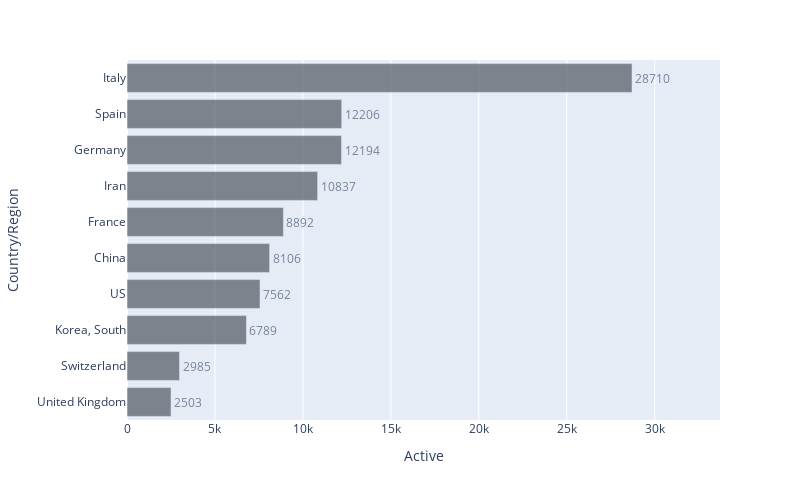

Source (notebook cell):
### Markdown cell above
### Actifs

### Code cell
top10Active = px.bar(classement.sort_values('Active', ascending=False).head(10).sort_values('Active', ascending=True), 
             x="Active", y="Country/Region", text='Active', orientation='h', 
             width=800, height=500, range_x = [0, max(classement['Active'])+5000])
top10Active.update_traces(marker_color=colorGrey, opacity=0.6, textposition='outside')
top10Active.show()

### Figure 1 — Plotly figure (JSON) as saved in the notebook; plotly's stock layout.template omitted (floating-point values rounded to 4 significant figures)
{"data": [{"alignmentgroup": "True", "hoverlabel": {"namelength": 0}, "hovertemplate": "Active=%{text}<br>Country/Region=%{y}", "legendgroup": "", "marker": {"color": "#393e46"}, "name": "", "offsetgroup": "", "opacity": 0.6, "orientation": "h", "showlegend": false, "text": [2503, 2985, 6789, 7562, 8106, 8892, 10837, 12194, 12206, 28710], "textposition": "outside", "type": "bar", "x": [2503, 2985, 6789, 7562, 8106, 8892, 10837, 12194, 12206, 28710], "xaxis": "x", "y": ["United Kingdom", "Switzerland", "Korea, South", "US", "China", "France", "Iran", "Germany", "Spain", "Italy"], "yaxis": "y"}], "layout": {"barmode": "relative", "height": 500, "legend": {"tracegroupgap": 0}, "margin": {"t": 60}, "width": 800, "xaxis": {"anchor": "y", "domain": [0, 1], "range": [0, 33710], "title": {"text": "Active"}}, "yaxis": {"anchor": "x", "domain": [0, 1], "title": {"text": "Country/Region"}}}}
